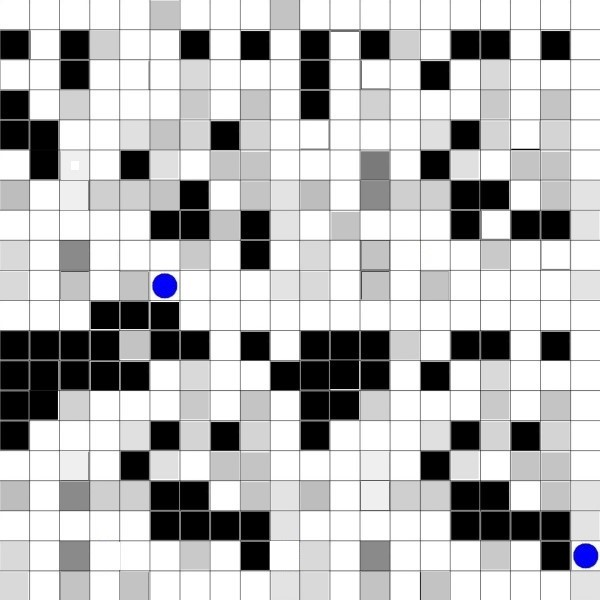
#> input picture test_images/tast_image5.jpg, 600 x 600 px
$ python main.py   (older library calls are emulated)
#> lines starting #> are read from the running program, lines starting #| are printed output that depends on the picture
### process_image.py
import cv2
import numpy as np
import time
from skimage.measure import compare_ssim as ssim
import astarsearch
import traversal
def main(image_filename):
#> called with image_filename = 'test_images/tast_image5.jpg'
	occupied_grids = []
	planned_path = {}
	image = cv2.imread(image_filename)
#> image is the input picture: shape (600, 600, 3); mean B, G, R 185.9, 185.3, 185.3
	(winW, winH) = (30, 30)
	obstacles = []
	index = [1,1]
	blank_image = np.zeros((30,30,3), np.uint8)
	list_images = [[blank_image for i in range(20)] for i in range(20)]
	maze = [[0 for i in range(20)] for i in range(20)]
	for (x, y, window) in traversal.sliding_window(image, stepSize=30, windowSize=(winW, winH)):
		if window.shape[0] != winH or window.shape[1] != winW:
			continue
		clone = image.copy()
		cv2.rectangle(clone, (x, y), (x + winW, y + winH), (0, 255, 0), 2)
		crop_img = image[x:x + winW, y:y + winH]
		list_images[index[0]-1][index[1]-1] = crop_img.copy()
		average_color_per_row = np.average(crop_img, axis=0)
		average_color = np.average(average_color_per_row, axis=0)
		average_color = np.uint8(average_color)
		if (any(i <= 120 for i in average_color)):
			maze[index[1]-1][index[0]-1] = 1
			occupied_grids.append(tuple(index))
		if (any(i <= 30 for i in average_color)):
			obstacles.append(tuple(index))
		cv2.imshow("Window", clone)
		cv2.waitKey(1)
		time.sleep(0.015)
		index[1] = index[1] + 1
		if(index[1]>20):
			index[0] = index[0] + 1
			index[1] = 1
#> this loop made 400 passes
#> (x, y, average_color) on passes 1 to 3: (0, 0, [247, 247, 247]), (30, 0, [16, 16, 16]), (60, 0, [243, 243, 243])
#> pass 2, in main, `crop_img = image[x:x + winW, y:y + winH]`:
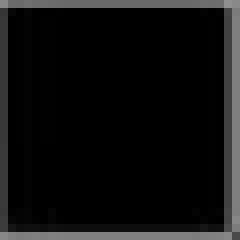
#> crop_img: shape (30, 30, 3) (shown 8 times larger); min 0, max 143, mean 16.3
#> after the loop:
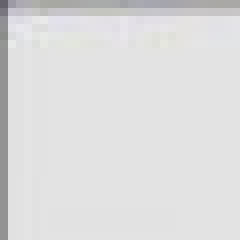
#> crop_img: shape (30, 30, 3) (shown 8 times larger); mean B, G, R 221.4, 221.1, 221.2
#> after the loop, index = [21, 1]; list_images = 20 items; maze = 20 items; obstacles = 83 pairs, first value 1 to 19, second value 2 to 19; occupied_grids = 85 pairs, first value 1 to 20, second value 2 to 19
	list_colored_grids = [n for n in occupied_grids if n not in obstacles]
#> list_colored_grids = [(6, 10), (20, 19)]
	for startimage in list_colored_grids:
		key_startimage = startimage
		img1 = list_images[startimage[0]-1][startimage[1]-1]
		for grid in [n for n in list_colored_grids  if n != startimage]:
			img = 	list_images[grid[0]-1][grid[1]-1]
			image = cv2.cvtColor(img1, cv2.COLOR_BGR2GRAY)
			image2 = cv2.cvtColor(img, cv2.COLOR_BGR2GRAY)
			s = ssim(image, image2)
			if s > 0.7:
				result = astarsearch.astar(maze,(startimage[0]-1,startimage[1]-1),(grid[0]-1,grid[1]-1))
				list2=[]
				for t in result:
					x,y = t[0],t[1]
					list2.append(tuple((x+1,y+1)))
					result = list(list2[1:-1])
				if not result:
					planned_path[startimage] = list(["NO PATH",[], 0])
				planned_path[startimage] = list([str(grid),result,len(result)+1])
#> this loop made 2 passes
#> key_startimage on pass 1: (6, 10)
#> pass 1, in main, `img1 = list_images[startimage[0]-1][startimage[1]-1]`:
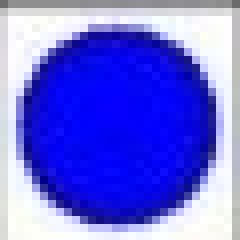
#> img1: shape (30, 30, 3) (shown 8 times larger); mean of channels 0, 1, 2 225.3, 107.7, 107.5; drawn as B, G, R
#> pass 2, in main, `img1 = list_images[startimage[0]-1][startimage[1]-1]`:
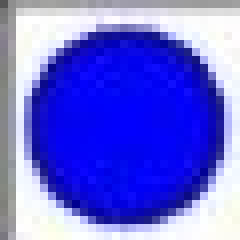
#> img1: shape (30, 30, 3) (shown 8 times larger); mean of channels 0, 1, 2 221.6, 104.2, 103.9; drawn as B, G, R
#> after the loop:
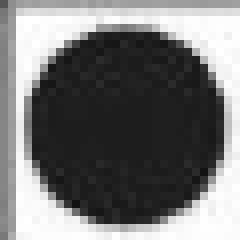
#> image: shape (30, 30) (shown 8 times larger); min 16, max 255, mean 117.5
#> after the loop, planned_path = 2 items
	for obj in list_colored_grids:
		if not(planned_path.keys()):
			planned_path[obj] = list(["NO MATCH",[],0])
#> this loop made 2 passes
	return occupied_grids, planned_path
# [5 lines that do not run on import are left out]

### astarsearch.py
def astar(m,startp,endp):
    w,h = 20,20
    sx,sy = startp
    ex,ey = endp
    node = [None,sx,sy,0,abs(ex-sx)+abs(ey-sy)]
    closeList = [node]
    createdList = {}
    createdList[sy*w+sx] = node
    k=0
    while(closeList):
        node = closeList.pop(0)
        x = node[1]
        y = node[2]
        l = node[3]+1
        k+=1
        if k!=0:
            neighbours = ((x,y+1),(x,y-1),(x+1,y),(x-1,y))
        else:
            neighbours = ((x+1,y),(x-1,y),(x,y+1),(x,y-1))
        for nx,ny in neighbours:
            if nx==ex and ny==ey:
                path = [(ex,ey)]
                while node:
                    path.append((node[1],node[2]))
                    node = node[0]
                return list(reversed(path))
            if 0<=nx<w and 0<=ny<h and m[ny][nx]==0:
                if ny*w+nx not in createdList:
                    nn = (node,nx,ny,l,l+abs(nx-ex)+abs(ny-ey))
                    createdList[ny*w+nx] = nn
                    nni = len(closeList)
                    closeList.append(nn)
                    while nni:
                        i = (nni-1)>>1
                        if closeList[i][4]>nn[4]:
                            closeList[i],closeList[nni] = nn,closeList[i]
                            nni = i
                        else:
                            break
    return []

### traversal.py
def sliding_window(image, stepSize, windowSize):
	for y in range(0, image.shape[0], stepSize):
		for x in range(0, image.shape[1], stepSize):
			yield (x, y, image[y:y + windowSize[1], x:x + windowSize[0]])

### main.py
import process_image
import sys
occupied_grids, planned_path = process_image.main("test_images/tast_image5.jpg")
#> planned_path = 2 items
print ("Occupied Grids : ")
print (occupied_grids)
#> (printed output is left out)
print ("Planned Path :")
print (planned_path)
#> (printed output is left out)

$ run again, with test_images/test_image3-path.jpg copied over test_images/tast_image5.jpg
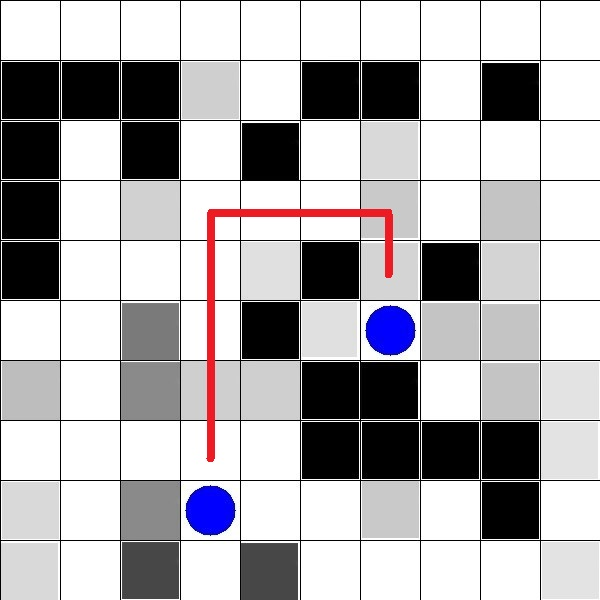
#> input picture test_images/test_image3-path.jpg, 600 x 600 px
#> in main, image is the input picture: shape (600, 600, 3); mean B, G, R 180.4, 177.8, 179.9
#> the loop in main, `for (x, y, window) in traversal.sliding_window(image, stepSize=30, win..` made 400 passes
#> (x, y, average_color) on passes 1 to 3: (0, 0, [238, 238, 238]), (30, 0, [246, 246, 246]), (60, 0, [16, 16, 16])
#> pass 1, in main, `crop_img = image[x:x + winW, y:y + winH]`:
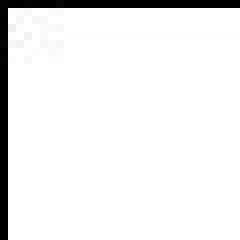
#> crop_img: shape (30, 30, 3) (shown 8 times larger); min 0, max 255, mean 238.1
#> after the loop in main, `for (x, y, window) in traversal.sliding_window(image, stepSize=30, win..`: index = [21, 1]; list_images = 20 items; obstacles = 84 pairs, first value 1 to 18, second value 3 to 18; occupied_grids = 100 pairs, first value 1 to 18, second value 3 to 20
#> list_colored_grids = [(5, 19), (5, 20), (6, 19), (6, 20), (7, 17), (7, 18), (8, 17), (8, 18), (9, 19), (9, 20), (10, 19), (10, 20), (13, 11), (13, 12), (14, 11), (14, 12)]
#> the loop in main, `for startimage in list_colored_grids:` made 16 passes
#> key_startimage on passes 1 to 8: (5, 19), (5, 20), (6, 19), (6, 20), (7, 17), (7, 18), (8, 17), (8, 18)
#> after the loop in main, `for startimage in list_colored_grids:`:
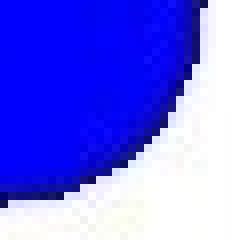
#> img1: shape (30, 30, 3) (shown 8 times larger); mean of channels 0, 1, 2 241.2, 109, 108.9; drawn as B, G, R
#> after the loop in main, `for startimage in list_colored_grids:`: planned_path = 16 items
#> the loop in main, `for obj in list_colored_grids:` made 16 passes
#> (printed output is left out)
#> (printed output is left out)
